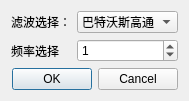
<?xml version="1.0" encoding="UTF-8"?>
<ui version="4.0">
 <class>Dialog_filter</class>
 <widget class="QDialog" name="Dialog_filter">
  <property name="geometry">
   <rect>
    <x>0</x>
    <y>0</y>
    <width>182</width>
    <height>93</height>
   </rect>
  </property>
  <property name="maximumSize">
   <size>
    <width>182</width>
    <height>93</height>
   </size>
  </property>
  <property name="windowTitle">
   <string>滤波窗口</string>
  </property>
  <layout class="QGridLayout" name="gridLayout">
   <item row="0" column="0">
    <widget class="QLabel" name="label">
     <property name="text">
      <string>滤波选择：</string>
     </property>
    </widget>
   </item>
   <item row="0" column="1">
    <widget class="QComboBox" name="comboBox_filter">
     <item>
      <property name="text">
       <string>巴特沃斯高通</string>
      </property>
     </item>
     <item>
      <property name="text">
       <string>差分信号</string>
      </property>
     </item>
    </widget>
   </item>
   <item row="1" column="0">
    <widget class="QLabel" name="label_2">
     <property name="text">
      <string>频率选择</string>
     </property>
    </widget>
   </item>
   <item row="1" column="1">
    <widget class="QSpinBox" name="spinBox_freq">
     <property name="value">
      <number>1</number>
     </property>
    </widget>
   </item>
   <item row="2" column="0" colspan="2">
    <widget class="QDialogButtonBox" name="buttonBox">
     <property name="orientation">
      <enum>Qt::Horizontal</enum>
     </property>
     <property name="standardButtons">
      <set>QDialogButtonBox::Cancel|QDialogButtonBox::Ok</set>
     </property>
    </widget>
   </item>
  </layout>
 </widget>
 <resources/>
 <connections>
  <connection>
   <sender>buttonBox</sender>
   <signal>accepted()</signal>
   <receiver>Dialog_filter</receiver>
   <slot>accept()</slot>
   <hints>
    <hint type="sourcelabel">
     <x>172</x>
     <y>83</y>
    </hint>
    <hint type="destinationlabel">
     <x>157</x>
     <y>274</y>
    </hint>
   </hints>
  </connection>
  <connection>
   <sender>buttonBox</sender>
   <signal>rejected()</signal>
   <receiver>Dialog_filter</receiver>
   <slot>reject()</slot>
   <hints>
    <hint type="sourcelabel">
     <x>172</x>
     <y>83</y>
    </hint>
    <hint type="destinationlabel">
     <x>286</x>
     <y>274</y>
    </hint>
   </hints>
  </connection>
  <connection>
   <sender>comboBox_filter</sender>
   <signal>currentIndexChanged(int)</signal>
   <receiver>Dialog_filter</receiver>
   <slot>IndexChanged(int)</slot>
   <hints>
    <hint type="sourcelabel">
     <x>96</x>
     <y>20</y>
    </hint>
    <hint type="destinationlabel">
     <x>4</x>
     <y>6</y>
    </hint>
   </hints>
  </connection>
 </connections>
 <slots>
  <slot>IndexChanged(int)</slot>
 </slots>
</ui>
